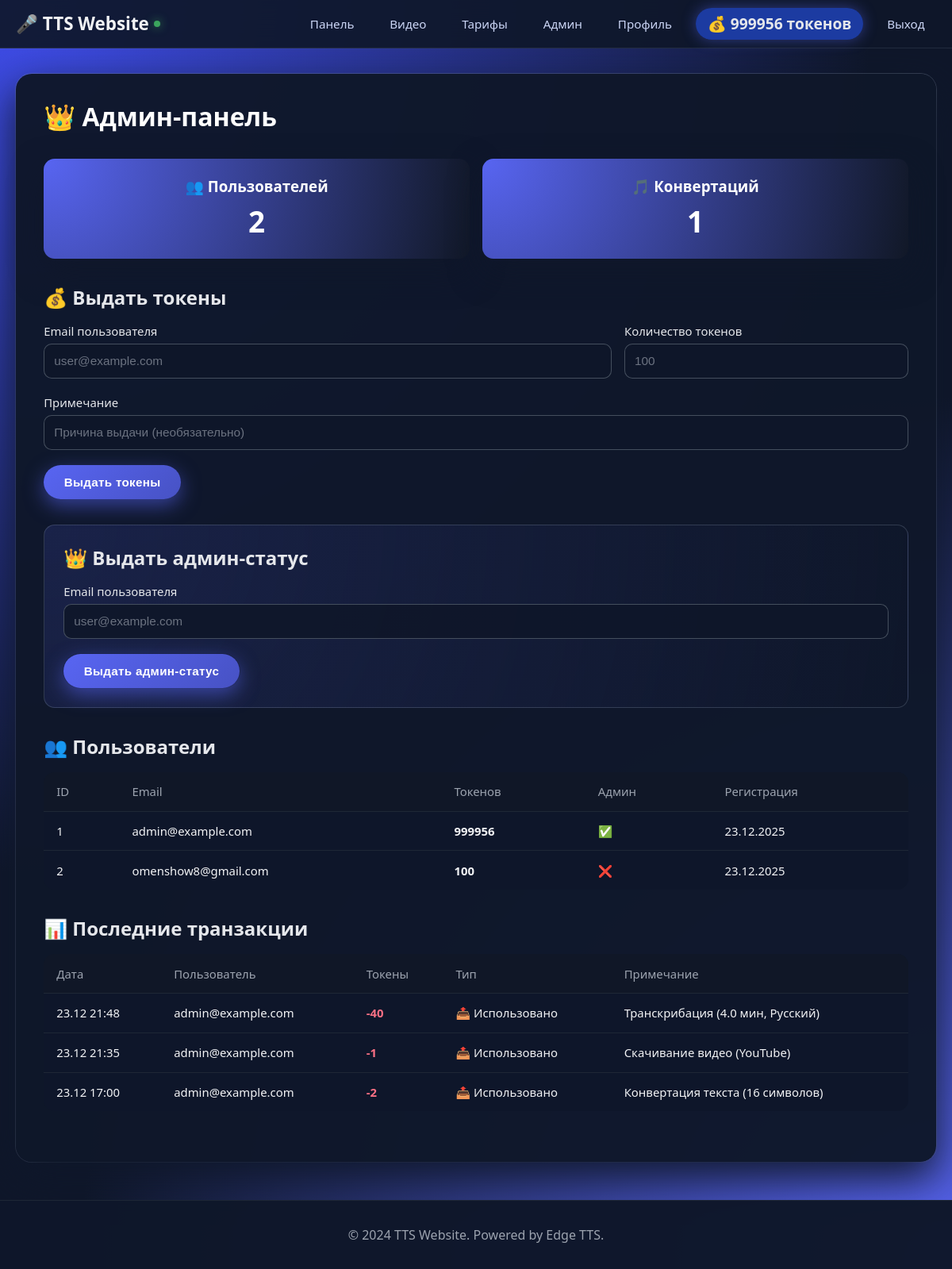
The page /admin (signed in) on the database its author committed.
### models.py (models this page shows, shortened)
class User(UserMixin, db.Model):
    id = db.Column(db.Integer, primary_key=True)
    email = db.Column(db.String(120), unique=True, nullable=False, index=True)
    password_hash = db.Column(db.String(200), nullable=False)
    is_admin = db.Column(db.Boolean, default=False)
    tokens = db.Column(db.Integer, default=0)
    created_at = db.Column(db.DateTime, default=datetime.utcnow)
    conversions = db.relationship('Conversion', backref='user', lazy='dynamic')

class TokenTransaction(db.Model):
    id = db.Column(db.Integer, primary_key=True)
    user_id = db.Column(db.Integer, db.ForeignKey('user.id'), nullable=False)
    admin_id = db.Column(db.Integer, db.ForeignKey('user.id'), nullable=True)
    amount = db.Column(db.Integer, nullable=False)
    transaction_type = db.Column(db.String(20))  # 'grant', 'use', 'revoke'
    note = db.Column(db.String(200))
    created_at = db.Column(db.DateTime, default=datetime.utcnow)
    user = db.relationship('User', foreign_keys=[user_id], backref='transactions')
    admin = db.relationship('User', foreign_keys=[admin_id])

### app.py (the view, shortened to what this page needs)
@app.route('/admin', methods=['GET', 'POST'])
@login_required
def admin():
    if not app.config.get('ENABLE_ADMIN', True):
        flash('Админ-панель отключена', 'warning')
        return redirect(url_for('index'))
    if not current_user.is_admin:
        flash('Доступ запрещен', 'danger')
        return redirect(url_for('dashboard'))
    from forms import GrantTokensForm, GrantAdminForm
    form = GrantTokensForm()
    admin_form = GrantAdminForm()
    users = User.query.all()
    total_users = len(users)
    total_conversions = Conversion.query.count()
    recent_transactions = TokenTransaction.query.order_by(TokenTransaction.created_at.desc()).limit(20).all()
    return render_template('admin.html',
                           form=form,
                           admin_form=admin_form,
                           users=users,
                           total_users=total_users,
                           total_conversions=total_conversions,
                           recent_transactions=recent_transactions)

### forms.py
class GrantTokensForm(FlaskForm):
    email = StringField('Email пользователя', validators=[
        DataRequired(message='Email обязателен'),
        Email(message='Введите корректный email')
    ])
    tokens = IntegerField('Количество токенов', validators=[
        DataRequired(message='Укажите количество токенов')
    ])
    note = StringField('Примечание', validators=[Length(max=200)])

class GrantAdminForm(FlaskForm):
    email = StringField('Email пользователя', validators=[
        DataRequired(message='Email обязателен'),
        Email(message='Введите корректный email')
    ])

### app.py (called while the page is built)
@login_manager.user_loader
def load_user(user_id):
    return User.query.get(int(user_id))

@app.context_processor
def inject_config():
    return dict(config=app.config)

### templates/admin.html (shortened to what this page needs)
{% extends "base.html" %}
{% block content %}
<div class="admin-panel">
    <h1>👑 Админ-панель</h1>
    <div class="stats">
        <div class="stat-card">
            <h3>👥 Пользователей</h3>
            <p class="stat-number">{{ total_users }}</p>
        </div>
        <div class="stat-card">
            <h3>🎵 Конвертаций</h3>
            <p class="stat-number">{{ total_conversions }}</p>
        </div>
    </div>
    <div class="grant-tokens">
        <h2>💰 Выдать токены</h2>
        <form method="POST" action="">
            <div class="form-row">
                <div class="form-group">
                    {{ form.email.label }}
                    {{ form.email(class="form-control", placeholder="user@example.com") }}
                </div>
                <div class="form-group">
                    {{ form.tokens.label }}
                    {{ form.tokens(class="form-control", placeholder="100") }}
                </div>
            </div>
            <div class="form-group">
                {{ form.note.label }}
                {{ form.note(class="form-control", placeholder="Причина выдачи (необязательно)") }}
            </div>
            <button type="submit" class="btn btn-primary">Выдать токены</button>
        </form>
    </div>
    <div class="grant-admin">
        <h2>👑 Выдать админ-статус</h2>
        <form method="POST" action="">
            <div class="form-group">
                {{ admin_form.email.label }}
                {{ admin_form.email(class="form-control", placeholder="user@example.com") }}
            </div>
            <button type="submit" name="grant_admin" class="btn btn-primary">Выдать админ-статус</button>
        </form>
    </div>
    <div class="users-list">
        <h2>👥 Пользователи</h2>
        <table class="users-table">
            <thead>
                <tr>
                    <th>ID</th>
                    <th>Email</th>
                    <th>Токенов</th>
                    <th>Админ</th>
                    <th>Регистрация</th>
                </tr>
            </thead>
            <tbody>
                {% for user in users %}
                <tr>
                    <td>{{ user.id }}</td>
                    <td>{{ user.email }}</td>
                    <td><strong>{{ user.tokens }}</strong></td>
                    <td>{% if user.is_admin %}✅{% else %}❌{% endif %}</td>
                    <td>{{ user.created_at.strftime('%d.%m.%Y') }}</td>
                </tr>
                {% endfor %}
            </tbody>
        </table>
    </div>
    <div class="transactions">
        <h2>📊 Последние транзакции</h2>
        <table class="transactions-table">
            <thead>
                <tr>
                    <th>Дата</th>
                    <th>Пользователь</th>
                    <th>Токены</th>
                    <th>Тип</th>
                    <th>Примечание</th>
                </tr>
            </thead>
            <tbody>
                {% for trans in recent_transactions %}
                <tr>
                    <td>{{ trans.created_at.strftime('%d.%m %H:%M') }}</td>
                    <td>{{ trans.user.email }}</td>
                    <td class="{% if trans.amount > 0 %}positive{% else %}negative{% endif %}">
                        {% if trans.amount > 0 %}+{% endif %}{{ trans.amount }}
                    </td>
                    <td>
                        {% if trans.transaction_type == 'grant' %}📥 Выдано
                        {% elif trans.transaction_type == 'use' %}📤 Использовано
                        {% else %}{{ trans.transaction_type }}
                        {% endif %}
                    </td>
                    <td>{{ trans.note or '-' }}</td>
                </tr>
                {% endfor %}
            </tbody>
        </table>
    </div>
</div>
{% endblock %}

### templates/base.html (shortened to what this page needs)
<!DOCTYPE html>
<html lang="ru">
<head>
    <link rel="stylesheet" href="{{ url_for('static', filename='css/style.css') }}">
</head>
<body>
    <nav class="navbar">
        <div class="container">
            <a href="{{ url_for('index') }}" class="logo">🎤 TTS Website</a>
            <ul class="nav-menu">
                {% if current_user.is_authenticated %}
                    {% if config.ENABLE_TTS %}
                        <li><a href="{{ url_for('dashboard') }}">Панель</a></li>
                    {% endif %}
                    {% if config.ENABLE_VIDEO_DOWNLOAD %}
                        <li><a href="{{ url_for('video') }}">Видео</a></li>
                    {% endif %}
                    {% if config.ENABLE_PRICING %}
                        <li><a href="{{ url_for('pricing') }}">Тарифы</a></li>
                    {% endif %}
                    {% if current_user.is_admin and config.ENABLE_ADMIN %}
                        <li><a href="{{ url_for('admin') }}">Админ</a></li>
                    {% endif %}
                    {% if config.ENABLE_PROFILE %}
                        <li><a href="{{ url_for('profile') }}">Профиль</a></li>
                    {% endif %}
                    <li><span class="tokens">💰 {{ current_user.tokens }} токенов</span></li>
                    <li><a href="{{ url_for('logout') }}">Выход</a></li>
                {% else %}
                    {% if config.ENABLE_PRICING %}
                        <li><a href="{{ url_for('pricing') }}">Тарифы</a></li>
                    {% endif %}
                    <li><a href="{{ url_for('login') }}">Вход</a></li>
                    <li><a href="{{ url_for('register') }}">Регистрация</a></li>
                {% endif %}
            </ul>
        </div>
    </nav>
    <div class="container">
        {% block content %}{% endblock %}
    </div>
    <footer>
        <div class="container">
            <p>&copy; 2024 TTS Website. Powered by Edge TTS.</p>
        </div>
    </footer>
</body>
</html>

### rows shown on the page
User: tokens "999956", id "1", email "admin@example.com", created_at "23.12.2025"
User: id "2", email "omenshow8@gmail.com", tokens "100", created_at "23.12.2025"
TokenTransaction: transaction_type "📤 Использовано"
TokenTransaction: transaction_type "📤 Использовано"
TokenTransaction: transaction_type "📤 Использовано"

### other values the page prints
{{ total_users }} "2"
{{ total_conversions }} "1"
{{ admin_form.email.label }} "Email пользователя"
